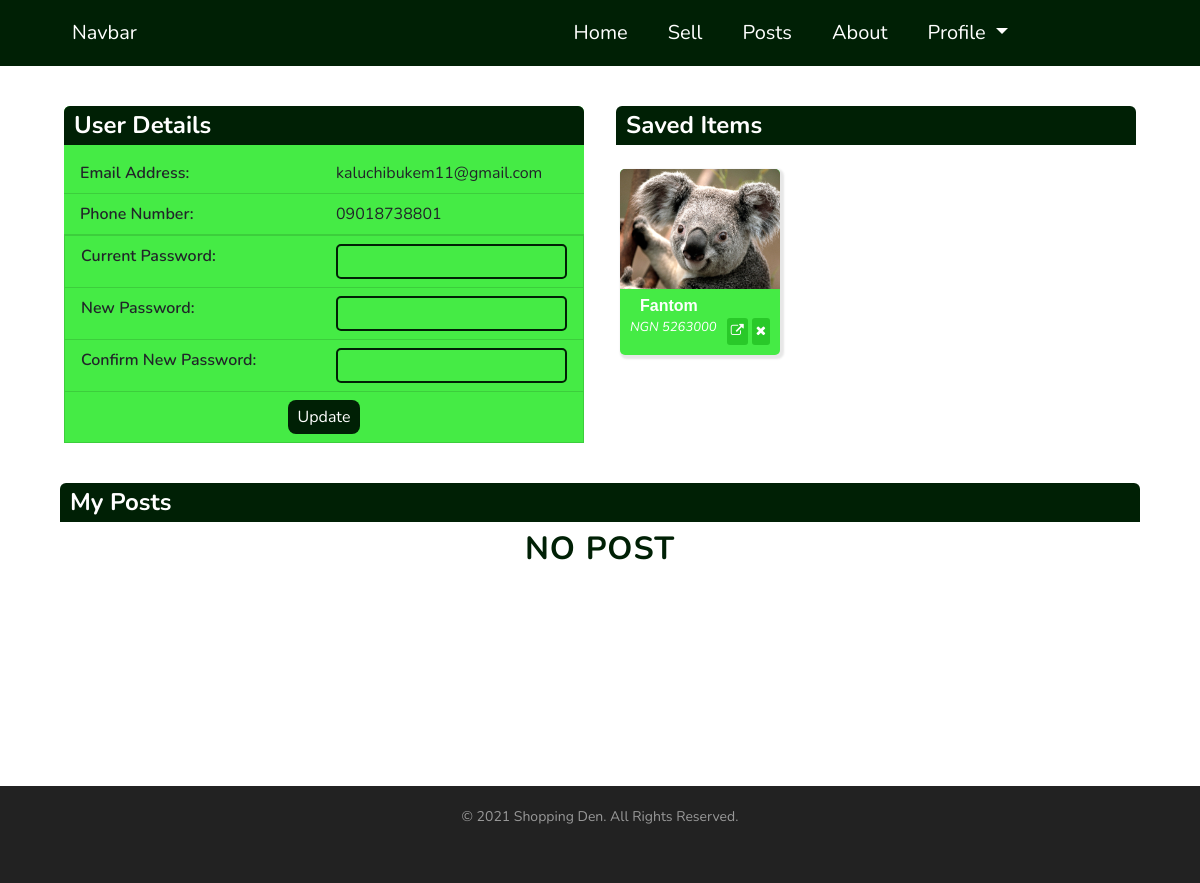
Screenshot of /user-profile/ (signed in) with the database file from the repository.
### main/models.py (models this page shows, shortened)
class User(AbstractUser):
    username = None
    email = models.EmailField(
        _('Email'),
        max_length=150,
        unique=True,
        help_text=_('Required. 150 characters or fewer. Letters, digits and @/./+/-/_ only.'),
        error_messages={
            'unique': _("A user with that email already exists."),
        },
    )
    phone_number = models.CharField(
        _('Phone Number'),
        max_length=11,
        validators = [numeric_validator],
        help_text=_('Required. 11 Nigeria Phone Numbers.'),
        error_messages={
            'max_length': _("11 Numbers required."),
        },
    )
    objects = BaseManager()
    USERNAME_FIELD = 'email'
    REQUIRED_FIELDS = []

class SavedProduct(models.Model):
    user = models.ForeignKey(User,on_delete=models.CASCADE)
    product = models.ForeignKey(Product,on_delete=models.CASCADE)

class Product(models.Model):
    CHOICES = (("UNN","UNN"),("UNEC","UNEC"))
    user = models.ForeignKey(User,on_delete=models.CASCADE)
    name = models.CharField(max_length=120)
    tag = models.ManyToManyField(ProductTag, blank = True)
    description = models.TextField(max_length= 3000)
    price = models.IntegerField()
    phone_number = models.CharField(_('Phone Number'),
        max_length=11,
        blank= True,
        validators = [numeric_validator],
        help_text=_('11 Nigeria Phone Numbers.'),
        error_messages={
            'max_length': _("11 Numbers required."),
        },
    )
    negotiable = models.BooleanField(default=False)
    active = models.BooleanField(default=True)
    available = models.BooleanField(default=True)
    location = models.CharField(max_length = 5,choices = CHOICES)
    date_uploaded = models.DateTimeField(auto_now_add = True)
    expiring_date = models.DateTimeField(default=datetime.now() + timedelta(weeks= 1))
    objects = ActiveManager()
    def first_image(self):
        try:
            image = self.productimage_set.all()[0]
        except:
            image = None
        return image

class ProductImage(models.Model):
    product = models.ForeignKey(Product,on_delete=models.CASCADE)
    image = models.ImageField()

### main/views.py (the view, shortened to what this page needs)
# urls.py: path("user-profile/",views.UserProfile.as_view(),name="profile"),
class UserProfile(LoginRequiredMixin,View):
    def get(self,request):
        content = {}
        posts = Product.objects.filter(user=request.user).order_by("-date_uploaded")
        user = User.objects.get(id = request.user.id)
        saved_product = user.savedproduct_set.all()
        form = PasswordChangeForm(user= request.user)
        content['posts'] = posts
        content['saved_products'] = saved_product
        content['form'] = form
        return render(request,"main/profile.html",content)

### main/templates/main/profile.html (shortened to what this page needs)
{% extends 'base.html' %}
{% block content %}
    <div class="product-bg">
        <div class="site-container">
            <div class="row mt-4 mb-4">
                <div class="col-md-6 p-3">
                    <div class="detail-description product-container-bg">
                        <h4> User Details</h4>
                        <ul class="list-group list-group-flush product-container-bg">
                            <li class="list-group-item">
                                <div class="row">
                                    <div class="col-6 title">
                                        Email Address:
                                    </div>
                                    <div class="col-6 value">
                                        {{request.user.email}}
                                    </div>
                                </div>
                            </li>
                            <li class="list-group-item">
                                <div class="row">
                                    <div class="col-6 title">
                                        Phone Number:
                                    </div>
                                    <div class="col-6 value">
                                        {{request.user.phone_number|default:"Admin"}}
                                    </div>
                                </div>
                            </li>
                            <form action="" method="POST">
                            <li class="list-group-item">
                                <div class="row">
                                    <div class="col-6 title">
                                        Current Password:
                                    </div>
                                    <div class="col-6 ">
                                        <input type="password" name="old_password" class="style-input" value="{{form.old_password.value|default:''}}" required>
                                    </div>
                                </div>
                            </li>
                            <li class="list-group-item">
                                <div class="row">
                                    <div class="col-6 title">
                                        New Password:
                                    </div>
                                    <div class="col-6 ">
                                        <input type="password" name="new_password1" value="{{form.new_password1.value|default:''}}" class="style-input" required>
                                    </div>
                                </div>
                            </li>
                            <li class="list-group-item">
                                <div class="row">
                                    <div class="col-6 title">
                                       Confirm New Password:
                                    </div>
                                    <div class="col-6 ">
                                        <input type="password" name="new_password2" value="{{form.new_password1.value|default:''}}" class="style-input" required>
                                    </div>
                                </div>
                            </li>
                            <li class="list-group-item">
                                <div class="text-center">
                                    <input type="submit" value="Update" class="login-btn">
                                </div>
                            </li>
                            </form>
                        </ul>
                    </div>
                </div>
                <div class="col-md-6 p-3">
                    <div class="detail-description mb-2">
                        <h4> Saved Items</h4>
                        <div class="row p-2 scroll-box">
                            {% if saved_products %}
                            {% for post in saved_products %}
                                    <div class="col-md-4 col-6 p-2">
                                        <div class="product-container">
                                            <img src="{{post.product.first_image.image.url}}" alt="" class="product-img" style="border-bottom-right-radius: 0px; border-bottom-left-radius: 0px;">
                                            <div class="product-content">
                                                <p>{{post.product.name}}</p>
                                                <div class="product-content-footer">
                                                    <span class="price" style="word-break: break-all;">NGN {{post.product.price}}</span>
                                                    <span class="product-buttons">
                                                        <a href="{% url 'details' post.product.id %}" class="product-btn" title="view"><i class="fa fa-external-link"></i></a>
                                                        <a href="javascript::void()" class="product-btn" onclick="removeSavedItem({{post.id}})" title="remove"><i class="fa fa-close"></i></a>
                                                    </span>
                                                </div>
                                            </div>
                                        </div>
                                    </div>
                                {% endfor %}
                            {% else %}
                            <div class="col-md-12 flex-center">
                                <h2 class="no-post">NO SAVED ITEM</h2>
                            </div>
                            {% endif %}
                        </div>
                    </div>
                </div>
            </div>
            <div class="row">
                <div class="col-md-12 ">
                    <div class="detail-description">
                        <h4 >My Posts</h4>
                        <div class="row mt-2">
                            {% if posts %}
                                {% for post in posts %}
                                    <div class="col-md-2 col-6 p-2">
                                        <div class="product-container">
                                            <img src="{{post.first_image.image.url}}" alt="" class="product-img" style="border-bottom-right-radius: 0px; border-bottom-left-radius: 0px;">
                                            <div class="product-content">
                                                <p>{{post.name}}</p>
                                                <div class="product-content-footer">
                                                    <span class="price">NGN {{post.price}}</span>
                                                    <span class="product-buttons">
                                                        <a href="{% url 'details' post.id %}" class="product-btn" title="view"><i class="fa fa-external-link"></i></a>
                                                        <a href="javascript::void()" class="product-btn" onclick="deletePost({{post.id}},'{{post.name}}')" title="delete"><i class="fa fa-trash"></i></a>
                                                    </span>
                                                </div>
                                            </div>
                                        </div>
                                    </div>
                                {% endfor %}
                                {% else %}
                                    <div class="col-md-12 flex-center">
                                        <h2 class="text-center no-post">NO POST</h2>
                                    </div>
                            {% endif %}
                        </div>
                    </div>
                </div>
            </div>
        </div>
    </div>
{% endblock %}

### main/static/style/style.css (style rules this page uses)
* { padding: 0; margin: 0; box-sizing: border-box; font-family: 'Nunito','Poppins',sans-serif; }
:root { --light-green: rgb(69, 235, 69); --product-container-radius: 5px; }
body { width: 100%; overflow-x: hidden; }
.title { font-size: 16px; text-transform: capitalize; font-weight: 600; }
.row { max-width: 100vw!important; max-height: 100vh; }
.login-btn { border: none; background-color: #002005!important; color: white; border-radius: 8px; padding: 5px 10px; }
.product-bg { background-color: #fff; min-height:90vh; overflow: hidden; }
.product-container { background-color: var(--light-green); border-radius: var(--product-container-radius); box-shadow: 2px 2px 2px 2px rgba(49, 49, 49, 0.116); }
.product-content { padding: 5px 10px; }
.product-content p { margin-bottom: 0; font-size: 16px; text-transform: capitalize; font-family: sans-serif; font-weight: bold; color: white; }
.product-content-footer > * { display: inline-block; color: white; }
.product-content-footer { display: flex; justify-content: space-between; }
.product-content-footer .price { font-size: 13px; font-style: italic; }
.product-btn { padding: 4px; border-radius: 3px; color: white; background-color: rgb(41, 201, 41); font-size: 13px; display: inline-block; margin-bottom: 5px; }
.product-img { width: 100%; height: auto; border-radius: var(--product-container-radius); }
.flex-center { display: flex; align-items: center; justify-content: center; }
.site-container { width: 90%; margin: auto; }
.product-container-bg { background: var(--light-green)!important; }
.product-container-bg * { background: var(--light-green); }
.detail-description { border-radius: 6px; }
.detail-description h4 { background: #002005; border-top-left-radius: 6px; border-top-right-radius: 6px; padding: 5px 10px; color: white; font-weight: bold; }
.detail-description p { margin-left: 10px; margin-right: 10px; }
.list-group-item .row .value { word-break: break-all; }
.scroll-box { max-height: 250px; white-space: nowrap; overflow-y: auto; }
.style-input { border: none; outline: none; border: 2px solid #002005; font-size: 14px; padding: 0; padding: 5px; border-radius: 5px; transition: 0.5s; width: 100%; }
.no-post { color: #002005; font-weight: 700; letter-spacing: 1px; }

### rows the page displays
User: user.email "kaluchibukem11@gmail.com", user.phone_number "09018738801"
SavedProduct: product.first_image.image (picture), product.name "Fantom", product.price "5263000"
